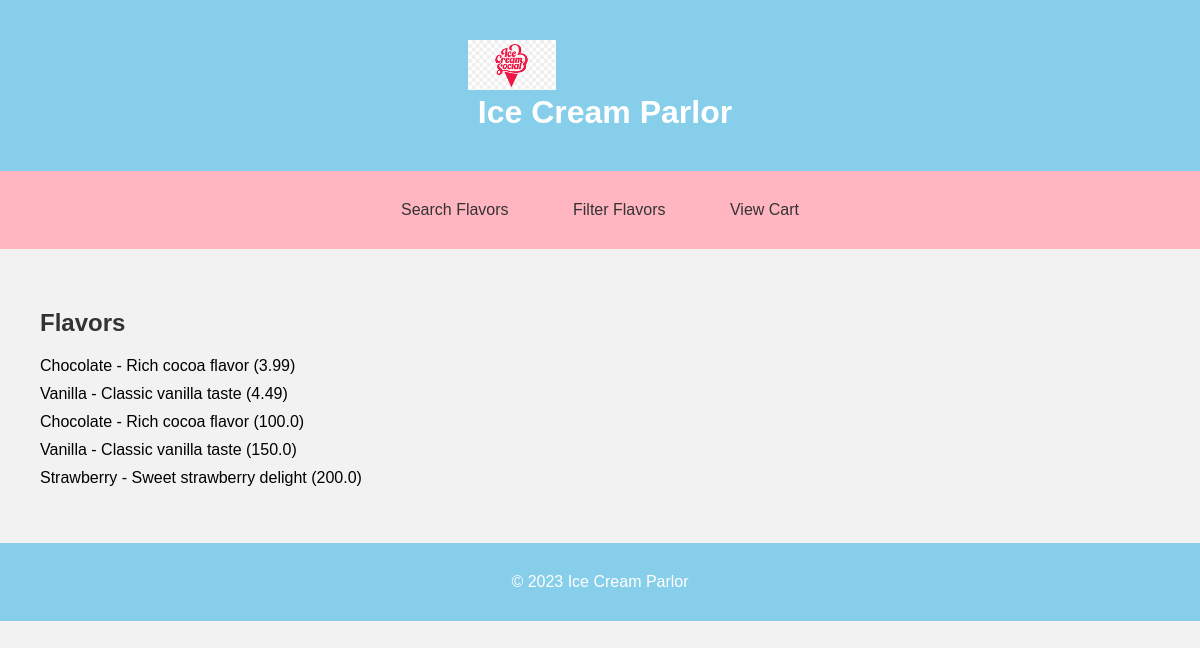
The page / on the database its author committed.
### models.py (models this page shows)
class Flavor(Base):
    __tablename__ = 'flavors'
    id = Column(Integer, primary_key=True)
    name = Column(String)
    description = Column(String)
    price = Column(Float)

### app.py (the view)
@app.route('/')
def index():
    flavors = db.session.query(Flavor).all()
    return render_template('index.html', flavors=flavors)

### templates/index.html (shortened to what this page needs)
<!DOCTYPE html>
<html>
<head>
    <link rel="stylesheet" href="{{ url_for('static', filename='style.css') }}">
</head>
<body>
    <header>
        <div class="container">
            <img src="{{ url_for('static', filename='logo.png') }}" alt="Ice Cream Parlor Logo" class="logo">
            <h1>Ice Cream Parlor</h1>
        </div>
    </header>
    <nav>
        <div class="container">
            <a href="{{ url_for('search') }}">Search Flavors</a>
            <a href="{{ url_for('filter') }}">Filter Flavors</a>
            <a href="{{ url_for('cart') }}">View Cart</a>
        </div>
    </nav>
    <main>
        <div class="container">
            <h2>Flavors</h2>
            <ul>
                {% for flavor in flavors %}
                <li>{{ flavor.name }} - {{ flavor.description }} ({{ flavor.price }})</li>
                {% endfor %}
            </ul>
        </div>
    </main>
    <footer>
        <div class="container">
            &copy; 2023 Ice Cream Parlor
        </div>
    </footer>
</body>
</html>

### static/style.css (style rules this page uses)
body { font-family: Arial, sans-serif; margin: 0; padding: 0; background-color: #f2f2f2; }
.container { max-width: 1200px; margin: 0 auto; padding: 20px; }
header { background-color: #87CEEB; color: #fff; padding: 20px; display: flex; align-items: center; }
header h1 { margin: 0; margin-left: 10px; }
.logo { height: 50px; }
nav { background-color: #FFB6C1; padding: 10px; text-align: center; }
nav a { color: #333; text-decoration: none; padding: 10px 20px; margin: 0 10px; }
main { padding: 20px; }
h2 { color: #333; }
ul { list-style-type: none; padding: 0; }
li { margin-bottom: 10px; }
footer { background-color: #87CEEB; color: #fff; padding: 10px; text-align: center; }

### rows shown on the page
Flavor: name "Chocolate", description "Rich cocoa flavor", price "3.99"
Flavor: name "Vanilla", description "Classic vanilla taste", price "4.49"
Flavor: name "Chocolate", description "Rich cocoa flavor", price "100.0"
Flavor: name "Vanilla", description "Classic vanilla taste", price "150.0"
Flavor: name "Strawberry", description "Sweet strawberry delight", price "200.0"
